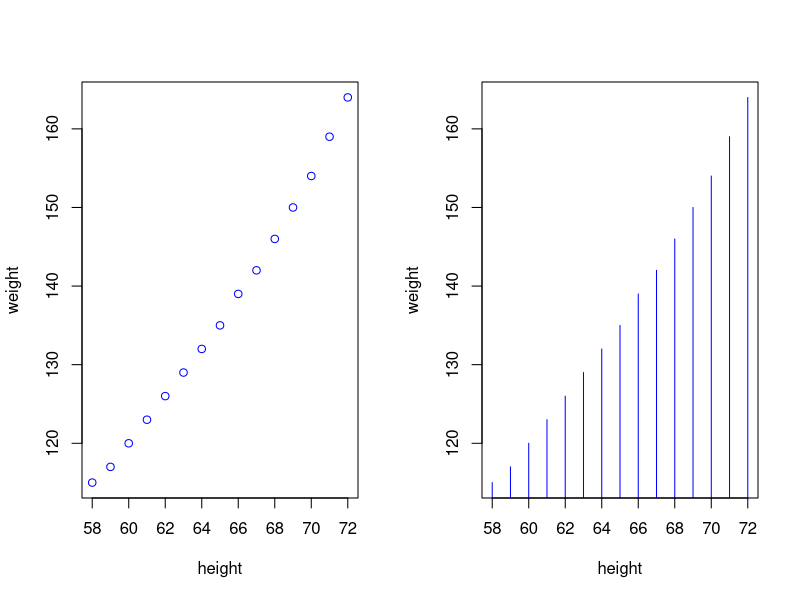

Reproduce this figure in R.
## ---- chunk 1
data(women)
par(mfrow=c(1,2))

plot(women,type="p", col="blue")

plot(women,type="h", col="blue")
## ---- chunk 2
data(women)
weight_Women<-lm(weight~height,data=women)
weight_Women$coeff
## ---- chunk 3
data(women)
wheight<-c(34,45,78,50,27)
new.height<-data.frame(height=wheight)
weightPredict<-predict(weight_Women,newdata=new.height)
weightPredict
